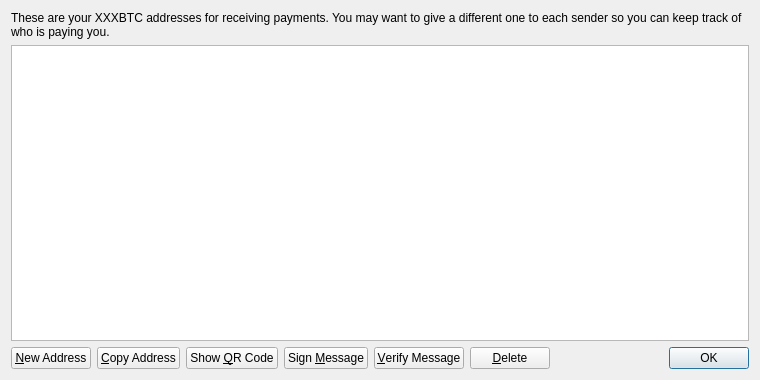
<?xml version="1.0" encoding="UTF-8"?>
<ui version="4.0">
 <class>AddressBookPage</class>
 <widget class="QWidget" name="AddressBookPage">
  <property name="geometry">
   <rect>
    <x>0</x>
    <y>0</y>
    <width>760</width>
    <height>380</height>
   </rect>
  </property>
  <property name="windowTitle">
   <string>Address Book</string>
  </property>
  <layout class="QVBoxLayout" name="verticalLayout">
   <item>
    <widget class="QLabel" name="labelExplanation">
     <property name="text">
      <string>These are your XXXBTC addresses for receiving payments. You may want to give a different one to each sender so you can keep track of who is paying you.</string>
     </property>
     <property name="textFormat">
      <enum>Qt::PlainText</enum>
     </property>
     <property name="wordWrap">
      <bool>true</bool>
     </property>
    </widget>
   </item>
   <item>
    <widget class="QTableView" name="tableView">
     <property name="contextMenuPolicy">
      <enum>Qt::CustomContextMenu</enum>
     </property>
     <property name="toolTip">
      <string>Double-click to edit address or label</string>
     </property>
     <property name="tabKeyNavigation">
      <bool>false</bool>
     </property>
     <property name="alternatingRowColors">
      <bool>true</bool>
     </property>
     <property name="selectionMode">
      <enum>QAbstractItemView::SingleSelection</enum>
     </property>
     <property name="selectionBehavior">
      <enum>QAbstractItemView::SelectRows</enum>
     </property>
     <property name="sortingEnabled">
      <bool>true</bool>
     </property>
     <attribute name="verticalHeaderVisible">
      <bool>false</bool>
     </attribute>
    </widget>
   </item>
   <item>
    <layout class="QHBoxLayout" name="horizontalLayout">
     <item>
      <widget class="QPushButton" name="newAddressButton">
       <property name="toolTip">
        <string>Create a new address</string>
       </property>
       <property name="text">
        <string>&amp;New Address</string>
       </property>
       <property name="icon">
        <iconset resource="../bitcoin.qrc">
         <normaloff>:/icons/add</normaloff>:/icons/add</iconset>
       </property>
      </widget>
     </item>
     <item>
      <widget class="QPushButton" name="copyToClipboard">
       <property name="toolTip">
        <string>Copy the currently selected address to the system clipboard</string>
       </property>
       <property name="text">
        <string>&amp;Copy Address</string>
       </property>
       <property name="icon">
        <iconset resource="../bitcoin.qrc">
         <normaloff>:/icons/editcopy</normaloff>:/icons/editcopy</iconset>
       </property>
      </widget>
     </item>
     <item>
      <widget class="QPushButton" name="showQRCode">
       <property name="text">
        <string>Show &amp;QR Code</string>
       </property>
       <property name="icon">
        <iconset resource="../bitcoin.qrc">
         <normaloff>:/icons/qrcode</normaloff>:/icons/qrcode</iconset>
       </property>
      </widget>
     </item>
     <item>
      <widget class="QPushButton" name="signMessage">
       <property name="toolTip">
        <string>Sign a message to prove you own a XXXBTC address</string>
       </property>
       <property name="text">
        <string>Sign &amp;Message</string>
       </property>
       <property name="icon">
        <iconset resource="../bitcoin.qrc">
         <normaloff>:/icons/edit</normaloff>:/icons/edit</iconset>
       </property>
      </widget>
     </item>
     <item>
      <widget class="QPushButton" name="verifyMessage">
       <property name="toolTip">
        <string>Verify a message to ensure it was signed with a specified XXXBTC address</string>
       </property>
       <property name="text">
        <string>&amp;Verify Message</string>
       </property>
       <property name="icon">
        <iconset resource="../bitcoin.qrc">
         <normaloff>:/icons/transaction_0</normaloff>:/icons/transaction_0</iconset>
       </property>
      </widget>
     </item>
     <item>
      <widget class="QPushButton" name="deleteButton">
       <property name="toolTip">
        <string>Delete the currently selected address from the list</string>
       </property>
       <property name="text">
        <string>&amp;Delete</string>
       </property>
       <property name="icon">
        <iconset resource="../bitcoin.qrc">
         <normaloff>:/icons/remove</normaloff>:/icons/remove</iconset>
       </property>
      </widget>
     </item>
     <item>
      <spacer name="horizontalSpacer">
       <property name="orientation">
        <enum>Qt::Horizontal</enum>
       </property>
       <property name="sizeHint" stdset="0">
        <size>
         <width>40</width>
         <height>20</height>
        </size>
       </property>
      </spacer>
     </item>
     <item>
      <widget class="QDialogButtonBox" name="buttonBox">
       <property name="sizePolicy">
        <sizepolicy hsizetype="Maximum" vsizetype="Fixed">
         <horstretch>0</horstretch>
         <verstretch>0</verstretch>
        </sizepolicy>
       </property>
       <property name="standardButtons">
        <set>QDialogButtonBox::Ok</set>
       </property>
      </widget>
     </item>
    </layout>
   </item>
  </layout>
 </widget>
 <resources>
  <include location="../bitcoin.qrc"/>
 </resources>
 <connections/>
</ui>
